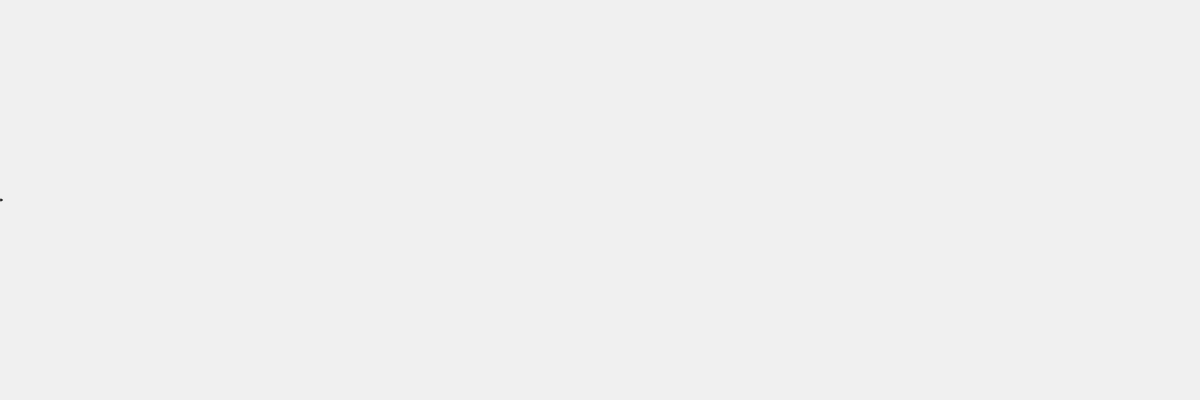
Frame 1 (no input)
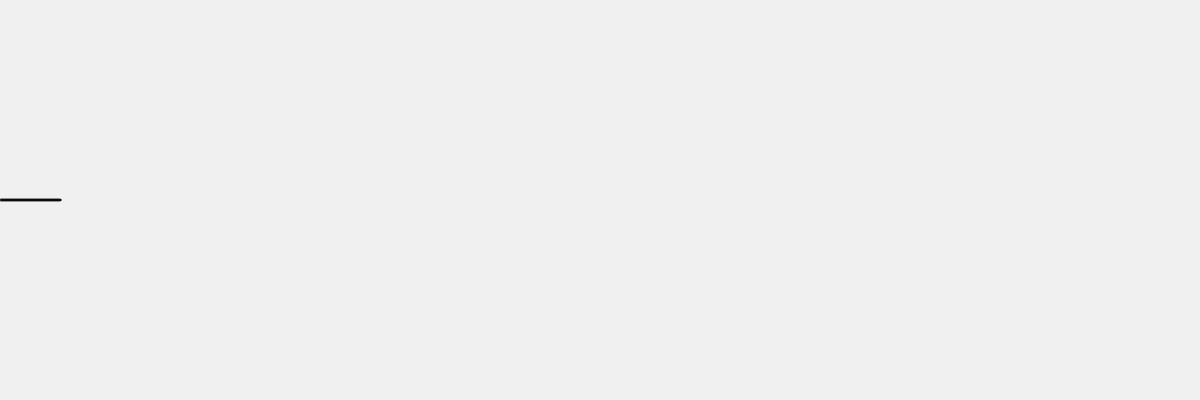
Frame 60 (no input)
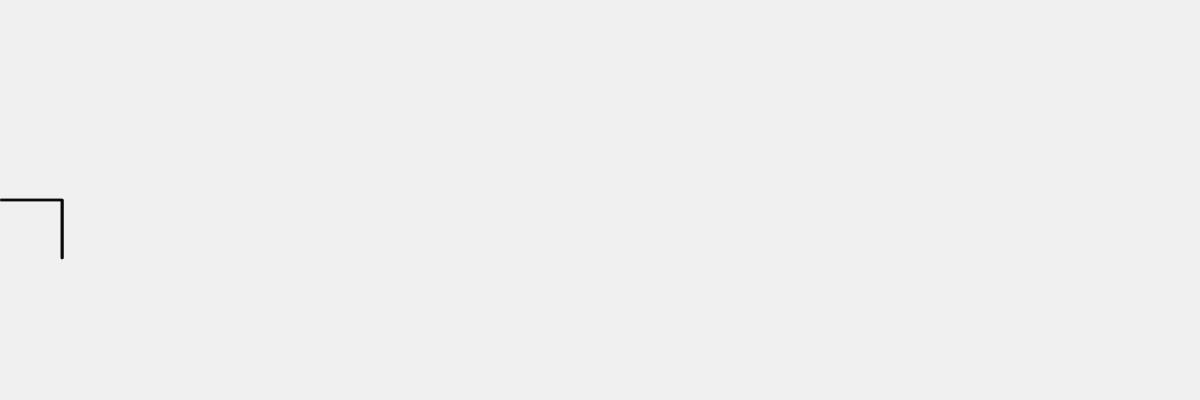
Frame 120 (the mouse pressed at the canvas centre since frame 60)

The p5.js sketch that drew these frames (run headless with seeded random() and noise() and a simulated clock; from frame 60 on, the mouse is pressed at the canvas centre):

// p5.js sketch
// ── sketch.js
var DESTRA=true;
var GIU = false;
var SU=false;

var x;
var y;

var conta=0;

var direzione;
var altezza;

/*
var sfondo = [];
var cambiDirezione=0;  */

function setup() {
  
  createCanvas(windowWidth, 400);
  
   x=0;
   y=height/2;
  direzione = 20+int(random(60));
  altezza = 20+int(random(60));
  
  background(240);

}

function draw() {
  
 

    if(DESTRA==true){
      
      x++;
      conta++;
      
      
      if(x>=width){
        background(240);
        x=0;
        cambiDirezione=0;
        
       /* sfondo=[];  */
        
         }
      
      if(conta>=direzione){
         DESTRA=false;
        
      /*sfondo[cambiDirezione]=[];
        
      sfondo[cambiDirezione][0]=x;
      sfondo[cambiDirezione][1]=y;
        cambiDirezione++; */
        
        
        conta=0;
        altezza = 20+int(random(60));
        
        
        if(random(2)>=1){
           SU=true;
           DESTRA=false;
           GIU=false;
           } 
        
        else {
           GIU=true;
          DESTRA=false;
          SU=false;
           }
        
        if(y-altezza<= 0){
        GIU=true;
          DESTRA=false;
          SU=false;
        }
        
        if(y+altezza>= height){
           SU=true;
          DESTRA=false;
          GIU=false;
           }
        
        

        
      }
   
   }
  
    else if (SU==true){
      
        y--;
      conta++;
      
     /* sfondo[cambiDirezione]=[];
        
      sfondo[cambiDirezione][0]=x;
      sfondo[cambiDirezione][1]=y;
        cambiDirezione++;  */
      
      
      
      if(conta>=altezza){
         SU=false;
        
        direzione = 5+int(random(15));
        conta=0;
        
        DESTRA=true;
        
      }
   
   }
  
  else if (GIU==true){
    
      y++;
      conta++;
    
   /* sfondo[cambiDirezione]=[];
        
      sfondo[cambiDirezione][0]=x;
      sfondo[cambiDirezione][1]=y;
        cambiDirezione++;  */
      
      
      
      if(conta>=altezza){
         GIU=false;
        
        direzione = 40+int(random(40));
        conta=0;
        
        DESTRA=true;
        
      }
  
  }
  

  
  stroke(0);
  
  circle(x,y,2);
  
  
  fill(80);
  
  /*beginShape();
  
  vertex(0, height);
  vertex(0,height/2);
  for(var i=0; i<sfondo.length; i++){
 vertex(sfondo[i][0], sfondo[i][1]);
  }
  vertex(x,y);
  vertex(x, height);
  endShape();  */

}


function keyPressed() {
 
  if (keyCode === UP_ARROW) {
    SU = true;
    DESTRA=false;
    GIU=false;
  }
  
  else if (keyCode === RIGHT_ARROW) {
    SU = false;
    DESTRA=true;
    GIU=false;
  }
  
  else if (keyCode === RIGHT_ARROW) {
    SU = false;
    DESTRA=false;
    GIU=true;
  }
}
